Frame 1 (no input): blank canvas, image omitted
Frame 60 (no input): blank canvas, image omitted
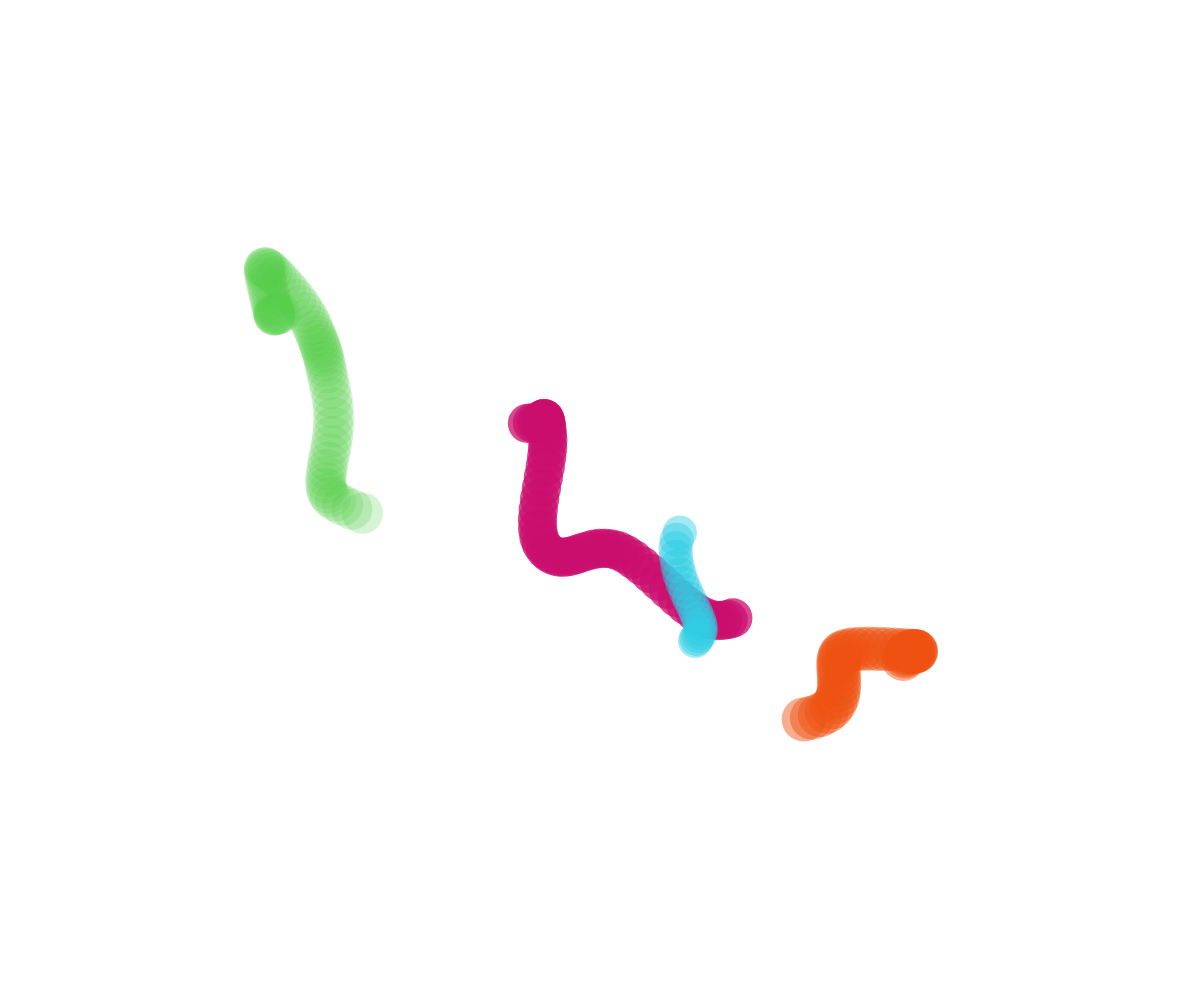
Frame 120 (the mouse pressed at the canvas centre since frame 60)

The p5.js sketch whose frames 1 and 60 were blank and that drew this single picture after the mouse press (run headless with seeded random() and noise() and a simulated clock; from frame 60 on, the mouse is pressed at the canvas centre):

// p5.js sketch
// ── sketch.js
// Project Title
// Your Name
// Date
//
// Extra for Experts:
// - describe what you did to take this project "above and beyond"

let theBubbles = [];


function setup() {
  createCanvas(windowWidth, windowHeight);
  window.setInterval(spawnBubble, 500);
}


function mousePressed(){
  spawnBubble();

}



function draw() {
  // background(255);


  for (let bubble of theBubbles) {

    bubble.x = noise(bubble.time) * width;
    bubble.y = noise(bubble.time + 300) * height;

    noStroke();
    fill(bubble.color);
    circle(bubble.x, bubble.y, bubble.size);

    bubble.time += 0.01;
  }


  // for (let i = 0; i < theBubbles.length; i++){
  //   fill(theBubbles[i].color);
  //   circle(theBubbles[i].x, theBubbles[i].y, theBubbles[i].size);
  // }




}



function spawnBubble(){
  let bubble = {
    x:random(width),
    y: random(height),
    size: random(15,50),
    color: color(random(255), random(255), random(255), random(255)),
    time: random(1000000),
  };
  theBubbles.push(bubble);
}
